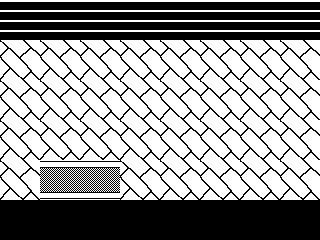

A 2D game scene composited from a Tiled map and its tileset images. What follows is a short description and the map's XML, with every tile layer's data as written:
An orthogonal 8x6 tile map with 40x40 px tiles, 1 tile layer (Tile Layer 1).

<map version="1.10" tiledversion="1.10.2" orientation="orthogonal" renderorder="right-down" width="8" height="6" tilewidth="40" tileheight="40" infinite="0" nextlayerid="2" nextobjectid="1">
 <editorsettings>
  <export target="TownFirstRoom.json" format="json" />
 </editorsettings>
 <tileset firstgid="1" source="IndoorsNormal.tsx" />
 <layer id="1" name="Tile Layer 1" width="8" height="6">
  <data encoding="csv">
4,4,4,4,4,4,4,4,
2,2,2,2,2,2,2,2,
2,2,2,2,2,2,2,2,
2,2,2,2,2,2,2,2,
2,3,3,2,2,2,2,2,
5,6,6,5,5,5,5,5
</data>
 </layer>
</map>